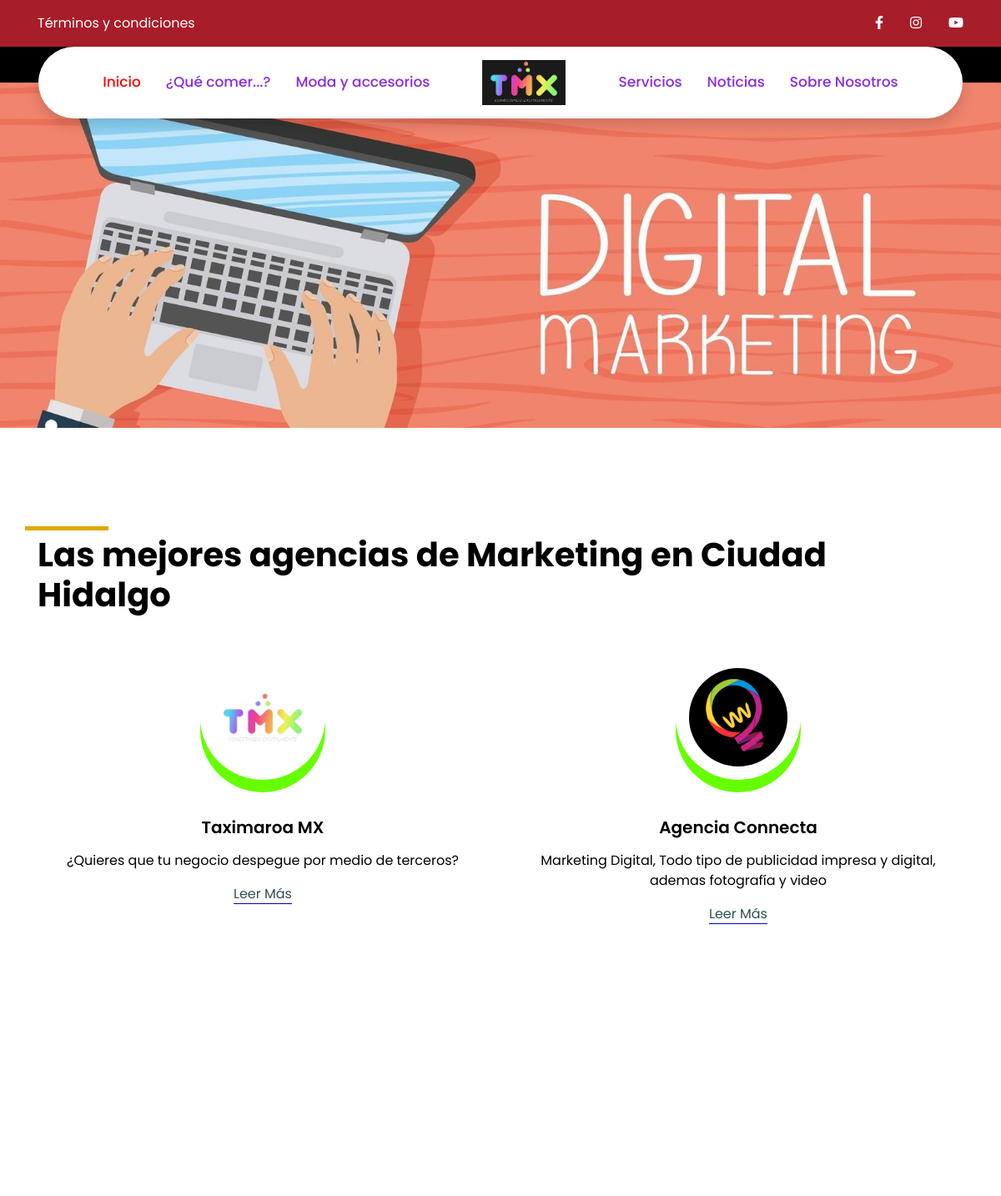
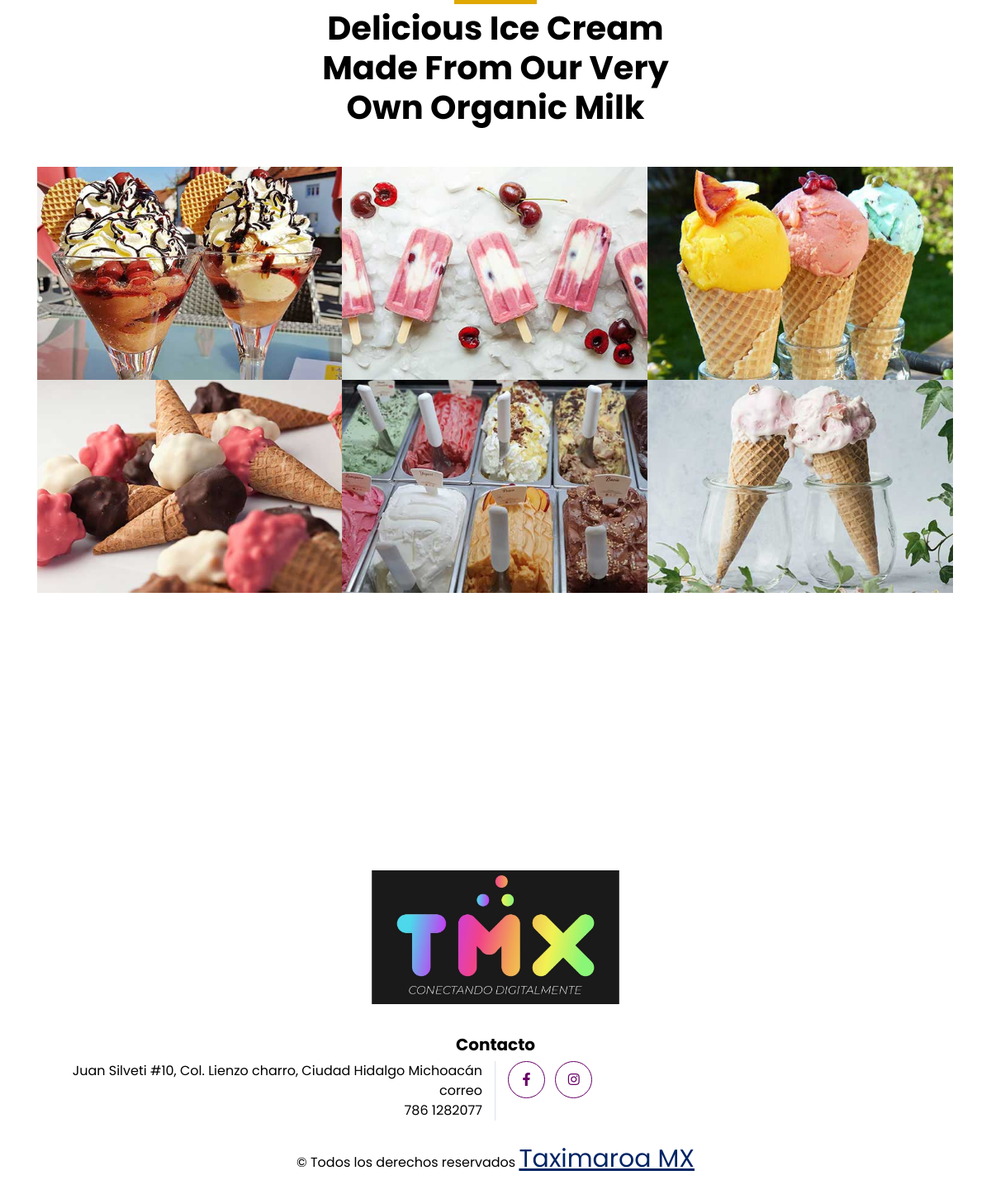
The app's page /service.php with its own data (2 pictures, top to bottom).
### tables this page shows
CREATE TABLE `tb_agencias` (
  `id` int(50) NOT NULL,
  `titulo` varchar(1000) NOT NULL,
  `imagen` varchar(255) NOT NULL,
  `descripcion` varchar(1000) NOT NULL
);

CREATE TABLE `tb_agencias_categoria` (
  `id` int(50) NOT NULL,
  `titulo` varchar(1000) NOT NULL,
  `imagen` varchar(1000) NOT NULL,
  `descripcion` varchar(1000) NOT NULL,
  `boton` varchar(1000) NOT NULL
);

### service.php (the view, shortened to what this page needs)
<?php
include("admin/bd.php");
$sentencia = $conexion->prepare("SELECT *FROM `tb_agencias` ");
$sentencia->execute();
$lista_baner = $sentencia->fetchAll(PDO::FETCH_ASSOC);
include("admin/bd.php");
$sentencia2 = $conexion->prepare("SELECT *FROM `tb_agencias_categoria` ");
$sentencia2->execute();
$lista_categorias = $sentencia2->fetchAll(PDO::FETCH_ASSOC);
include("templates/header.php"); ?>
    <div class="jumbotron jumbotron-fluid page-header"
        <?php foreach ($lista_baner as $registros) { ?>
            style="background-image: url(img/agencias/<?php echo $registros["imagen"]; ?>);">
        <?php } ?>
        <div class="container text-center py-5">
        </div>
        <div class="container text-center py-5">
        </div>
    </div>
    <div class="container-fluid py-5">
        <div class="container py-5">
            <div class="row">
                <div class="col-lg-12">
                <?php foreach ($lista_baner as $registros) { ?>
                    <h1 class="section-title  mb-5"><?php echo $registros["descripcion"]; ?></h1>
                    <?php } ?>
                </div>
            </div>
            <div class="row">
            <?php foreach ($lista_categorias as $registros2) { ?>
                <div class="col-6">
                        <div class="service-item">
                            <div class="service-img mx-auto">
                                <img class="rounded-circle w-100 h-100 bg-light p-3" src="img/agencias/<?php echo $registros2["imagen"]; ?>"
                                    style="object-fit: cover;">
                            </div>
                            <div class="position-relative text-center bg-light rounded p-4 pb-5"
                                style="margin-top: -75px;">
                                <h5 class="font-weight-semi-bold mt-5 mb-3 pt-5"><?php echo $registros2["titulo"]; ?></h5>
                                <p><?php echo $registros2["descripcion"]; ?></p>
                                <a href="<?php echo $registros2["boton"]; ?>"
                                    class="border-bottom border-secondary text-decoration-none text-secondary">Leer Más</a>
                            </div>
                        </div>
                </div>
                <?php } ?>
                </div>
            </div>
        </div>
<br>
<br>
<br>
<br>
    <div class="container-fluid py-5 px-0">
        <div class="container py-5">
            <div class="row justify-content-center">
                <div class="col-lg-5">
                    <h1 class="section-title position-relative text-center mb-5">Delicious Ice Cream Made From Our Very Own Organic Milk</h1>
                </div>
            </div>
            <div class="row m-0 portfolio-container">
                <div class="col-lg-4 col-md-6 p-0 portfolio-item first">
                    <div class="position-relative overflow-hidden">
                        <img class="img-fluid w-100" src="img/portfolio-1.jpg" alt="">
                    </div>
                </div>
                <div class="col-lg-4 col-md-6 p-0 portfolio-item second">
                    <div class="position-relative overflow-hidden">
                        <img class="img-fluid w-100" src="img/portfolio-2.jpg" alt="">
                    </div>
                </div>
                <div class="col-lg-4 col-md-6 p-0 portfolio-item third">
                    <div class="position-relative overflow-hidden">
                        <img class="img-fluid w-100" src="img/portfolio-3.jpg" alt="">
                    </div>
                </div>
                <div class="col-lg-4 col-md-6 p-0 portfolio-item first">
                    <div class="position-relative overflow-hidden">
                        <img class="img-fluid w-100" src="img/portfolio-4.jpg" alt="">
                    </div>
                </div>
                <div class="col-lg-4 col-md-6 p-0 portfolio-item second">
                    <div class="position-relative overflow-hidden">
                        <img class="img-fluid w-100" src="img/portfolio-5.jpg" alt="">
                    </div>
                </div>
                <div class="col-lg-4 col-md-6 p-0 portfolio-item third">
                    <div class="position-relative overflow-hidden">
                        <img class="img-fluid w-100" src="img/portfolio-6.jpg" alt="">
                    </div>
                </div>
            </div>
        </div>
    </div>
<br>
<br>
<?php include("templates/footer.php"); ?>

### records on screen
tb_agencias: imagen (picture), descripcion "Las mejores agencias de Marketing en Ciudad Hidalgo"
tb_agencias_categoria: imagen (picture), titulo "Taximaroa MX", descripcion "¿Quieres que tu negocio despegue por medio de terceros?"
tb_agencias_categoria: imagen (picture), titulo "Agencia Connecta", descripcion "Marketing Digital, Todo tipo de publicidad impresa y digital, ademas fotografía y video"
